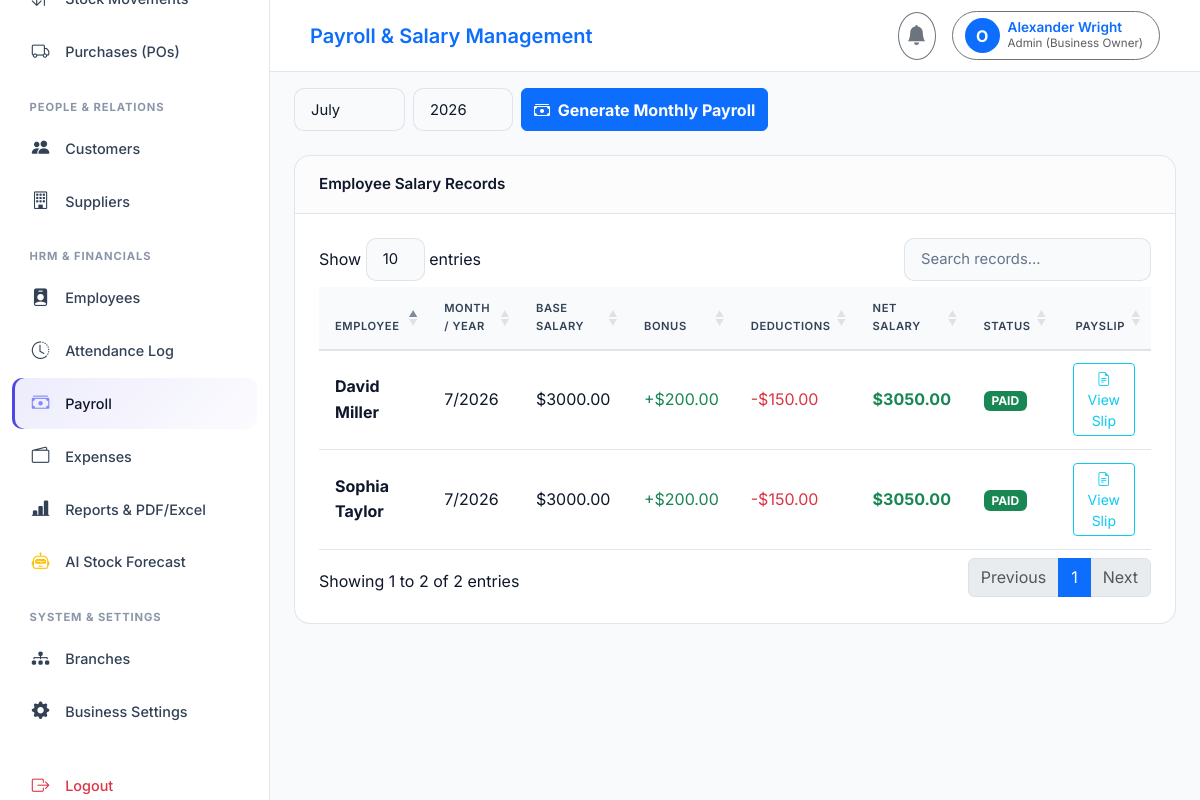
The app's page /payroll/ (signed in), older data.
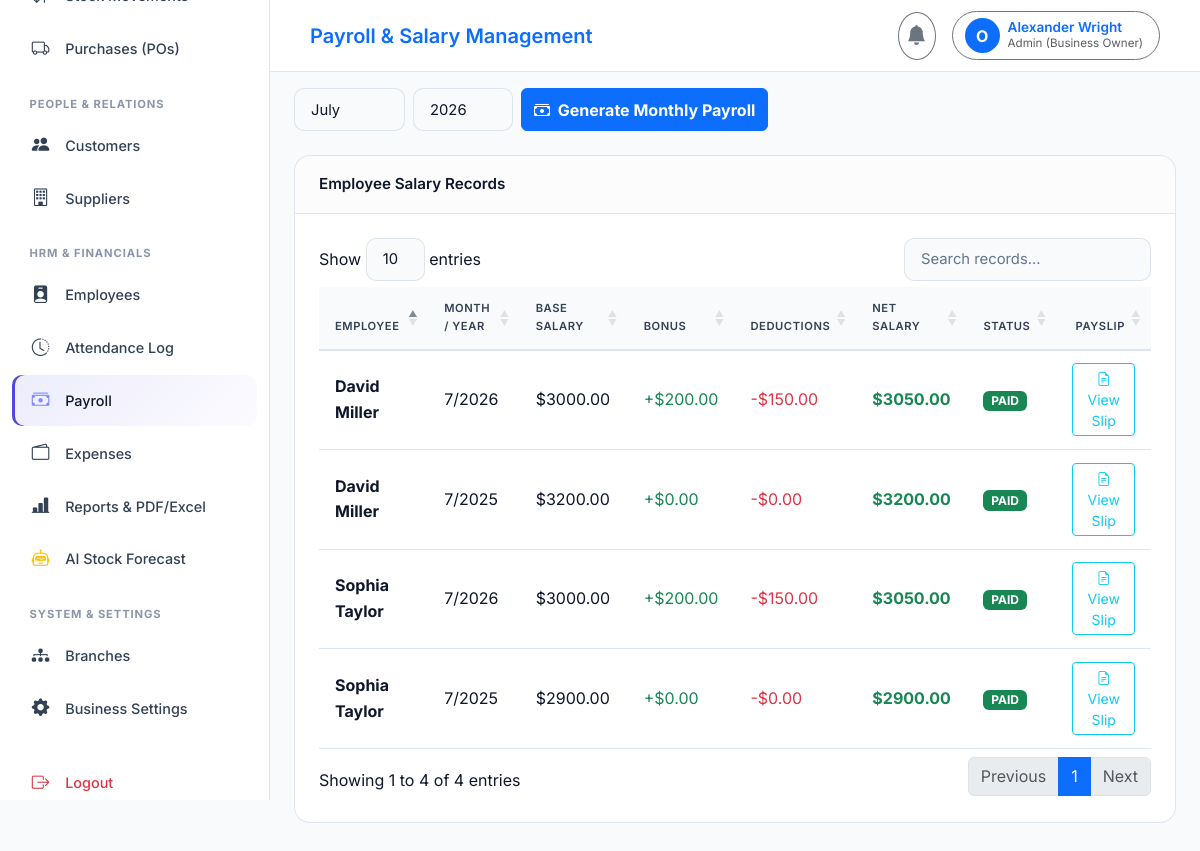
The same page, newer data.
### payroll/models.py (models this page shows, shortened)
class Payroll(models.Model):
    STATUS_PAID = 'PAID'
    STATUS_PENDING = 'PENDING'
    PAYMENT_STATUS_CHOICES = [
        (STATUS_PAID, 'Paid'),
        (STATUS_PENDING, 'Pending'),
    ]
    business = models.ForeignKey('authentication.Business', on_delete=models.CASCADE, related_name='payrolls')
    employee = models.ForeignKey(settings.AUTH_USER_MODEL, on_delete=models.CASCADE, related_name='payrolls')
    month = models.IntegerField()
    year = models.IntegerField()
    base_salary = models.DecimalField(max_digits=12, decimal_places=2, default=0.00)
    bonus = models.DecimalField(max_digits=12, decimal_places=2, default=0.00)
    deductions = models.DecimalField(max_digits=12, decimal_places=2, default=0.00)
    net_salary = models.DecimalField(max_digits=12, decimal_places=2, default=0.00)
    payment_status = models.CharField(max_length=20, choices=PAYMENT_STATUS_CHOICES, default=STATUS_PENDING)
    status = models.BooleanField(default=True)
    created_at = models.DateTimeField(auto_now_add=True)
    updated_at = models.DateTimeField(auto_now=True)

### authentication/models.py (models this page shows, shortened)
class User(AbstractUser):
    ROLE_SUPER_ADMIN = 'SUPER_ADMIN'
    ROLE_ADMIN = 'ADMIN'
    ROLE_EMPLOYEE = 'EMPLOYEE'
    ROLE_CUSTOMER = 'CUSTOMER'
    ROLE_CHOICES = [
        (ROLE_SUPER_ADMIN, 'Super Admin'),
        (ROLE_ADMIN, 'Admin (Business Owner)'),
        (ROLE_EMPLOYEE, 'Employee (Cashier)'),
        (ROLE_CUSTOMER, 'Customer'),
    ]
    role = models.CharField(max_length=20, choices=ROLE_CHOICES, default=ROLE_EMPLOYEE)
    business = models.ForeignKey(Business, on_delete=models.CASCADE, null=True, blank=True, related_name='users')
    branch = models.ForeignKey('branches.Branch', on_delete=models.SET_NULL, null=True, blank=True, related_name='users')
    phone = models.CharField(max_length=30, blank=True, null=True)
    profile_picture = models.ImageField(upload_to='profile_pics/', null=True, blank=True)
    status = models.BooleanField(default=True)
    created_at = models.DateTimeField(auto_now_add=True)
    updated_at = models.DateTimeField(auto_now=True)
    def is_super_admin(self):
        return self.role == self.ROLE_SUPER_ADMIN or self.is_superuser
    def is_admin(self):
        return self.role in [self.ROLE_ADMIN, self.ROLE_SUPER_ADMIN] or self.is_superuser
    def get_business(self):
        if not self.business:
            b = Business.objects.first()
            if not b:
                b = Business.objects.create(name="SmartPOS Store")
            self.business = b
            self.save(update_fields=['business'])
        return self.business

### payroll/views.py (the view)
# urls.py: path('', views.payroll_list, name='payroll_list'),
@login_required
def payroll_list(request):
    business = request.user.get_business()
    payrolls = Payroll.objects.filter(business=business).order_by('-year', '-month')
    return render(request, 'payroll/payroll_list.html', {'payrolls': payrolls})

### templates/payroll/payroll_list.html (shortened to what this page needs)
{% extends 'base.html' %}
{% block header_title %}Payroll & Salary Management{% endblock %}
{% block content %}
<div class="d-flex justify-content-between align-items-center mb-4">
    <form method="post" action="{% url 'payroll_generate' %}" class="d-flex gap-2">
        <select name="month" class="form-select">
            <option value="7" selected>July</option>
        </select>
        <input type="number" name="year" class="form-control" value="2026" style="width: 100px;">
        <button type="submit" class="btn btn-primary fw-bold text-nowrap"><i class="bi bi-cash-stack me-1"></i> Generate Monthly Payroll</button>
    </form>
</div>
<div class="card card-custom">
    <div class="card-header">
        <span>Employee Salary Records</span>
    </div>
    <div class="card-body">
        <div class="table-responsive">
            <table class="table table-custom datatable align-middle">
                <thead>
                    <tr>
                        <th>Employee</th>
                        <th>Month / Year</th>
                        <th>Base Salary</th>
                        <th>Bonus</th>
                        <th>Deductions</th>
                        <th>Net Salary</th>
                        <th>Status</th>
                        <th class="text-end">Payslip</th>
                    </tr>
                </thead>
                <tbody>
                    {% for p in payrolls %}
                    <tr>
                        <td class="fw-bold text-light">{{ p.employee.get_full_name|default:p.employee.username }}</td>
                        <td>{{ p.month }}/{{ p.year }}</td>
                        <td>{{ currency_symbol }}{{ p.base_salary|floatformat:2 }}</td>
                        <td class="text-success">+{{ currency_symbol }}{{ p.bonus|floatformat:2 }}</td>
                        <td class="text-danger">-{{ currency_symbol }}{{ p.deductions|floatformat:2 }}</td>
                        <td class="fw-bold text-success fs-6">{{ currency_symbol }}{{ p.net_salary|floatformat:2 }}</td>
                        <td><span class="badge bg-success">PAID</span></td>
                        <td class="text-end">
                            <a href="{% url 'payslip_detail' p.pk %}" class="btn btn-sm btn-outline-info"><i class="bi bi-file-earmark-text"></i> View Slip</a>
                        </td>
                    </tr>
                    {% empty %}
                    <tr>
                        <td colspan="8" class="text-center text-muted py-4">No payroll records generated yet.</td>
                    </tr>
                    {% endfor %}
                </tbody>
            </table>
        </div>
    </div>
</div>
{% endblock %}

Row changes from the older to the newer data that the page shows:
added Payroll: employee.get_full_name "David Miller", month "7", year "2025", currency_symbol "$", base_salary "3200.00", bonus "0.00", deductions "0.00", net_salary "3200.00"
added Payroll: employee.get_full_name "Sophia Taylor", month "7", year "2025", currency_symbol "$", base_salary "2900.00", bonus "0.00", deductions "0.00", net_salary "2900.00"
Text that changed along with them:
text written by a page script: "Show entries Showing 1 to 2 of 2 entries Previous 1 Next" → "Show entries Showing 1 to 4 of 4 entries Previous 1 Next"
